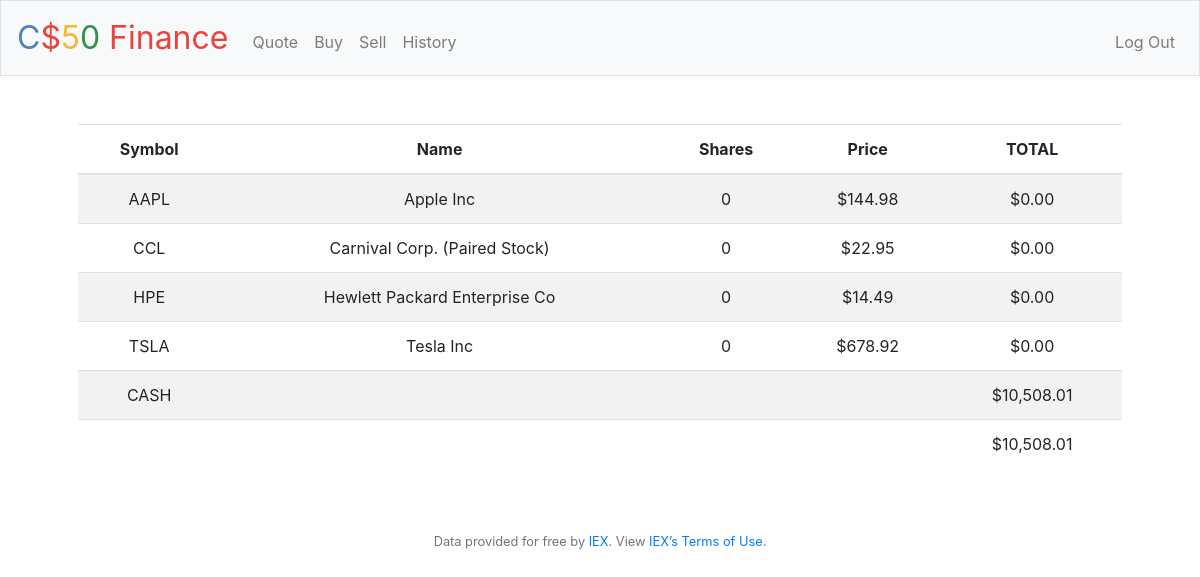
/ (signed in), run on the app's committed database.
### tables this page shows
CREATE TABLE transactions (
id INTEGER PRIMARY KEY AUTOINCREMENT,
user_id INTEGER NOT NULL,
name TEXT NOT NULL,
shares INTEGER NOT NULL,
type TEXT NOT NULL,
symbol TEXT NOT NULL,
time TIMESTAMP DEFAULT CURRENT_TIMESTAMP, price NUMERIC NOT NULL,
FOREIGN KEY(user_id) REFERENCES users(id)
);

CREATE TABLE users (id INTEGER, username TEXT NOT NULL, hash TEXT NOT NULL, cash NUMERIC NOT NULL DEFAULT 10000.00, PRIMARY KEY(id));

### app.py (the view)
@app.route("/")
@login_required
def index():
    user_id = session["user_id"]
    stocks = db.execute(
        "SELECT symbol, name, price, SUM(shares) as totalShares FROM transactions WHERE user_id = ? GROUP BY symbol", user_id)
    cash = db.execute("SELECT cash FROM users WHERE id = ?", user_id)[0]["cash"]
    total = cash
    for stock in stocks:
        total += stock["price"] * stock["totalShares"]
    return render_template("index.html", stocks=stocks, cash=cash, usd=usd, total=total)

### app.py (called while the page is built)
@app.after_request
def after_request(response):
    response.headers["Cache-Control"] = "no-cache, no-store, must-revalidate"
    response.headers["Expires"] = 0
    response.headers["Pragma"] = "no-cache"
    return response

### helpers.py (called while the page is built)
def login_required(f):
    @wraps(f)
    def decorated_function(*args, **kwargs):
        if session.get("user_id") is None:
            return redirect("/login")
        return f(*args, **kwargs)
    return decorated_function

def usd(value):
    return f"${value:,.2f}"

### templates/index.html (shortened to what this page needs)
{% extends "layout.html" %}
{% block main %}
<table class="table table-striped">
    <thead>
        <th>Symbol</th>
        <th>Name</th>
        <th>Shares</th>
        <th>Price</th>
        <th>TOTAL</th>
    </thead>
    <tbody>
        {% for stock in stocks %}
        <tr>
            <td>{{stock["symbol"]}}</td>
            <td>{{stock["name"]}}</td>
            <td>{{stock["totalShares"]}}</td>
            <td>{{usd(stock["price"])}}</td>
            <td>{{usd(stock["totalShares"] * stock["price"])}}</td>
        </tr>
        {% endfor %}
        <tr>
            <td>CASH</td>
            <td colspan='3'></td>
            <td>{{ usd(cash) }}</td>
        </tr>
    </tbody>
    <tfoot>
        <td colspan='4'></td>
        <td> {{ usd(total) }}</td>
    </tfoot>
</table>
{% endblock %}

### templates/layout.html (shortened to what this page needs)
<!DOCTYPE html>
<html lang="en">
    <head>
        <link rel="stylesheet" href="https://cdn.jsdelivr.net/npm/bootstrap@4.5.3/dist/css/bootstrap.min.css">
        <link href="/static/styles.css" rel="stylesheet">
    </head>
    <body>
        <nav class="navbar navbar-expand-md navbar-light bg-light border">
            <a class="navbar-brand" href="/"><span class="blue">C</span><span class="red">$</span><span class="yellow">5</span><span class="green">0</span> <span class="red">Finance</span></a>
            <div class="collapse navbar-collapse" id="navbar">
                {% if session.user_id %}
                    <ul class="navbar-nav mr-auto mt-2">
                        <li class="nav-item"><a class="nav-link" href="/quote">Quote</a></li>
                        <li class="nav-item"><a class="nav-link" href="/buy">Buy</a></li>
                        <li class="nav-item"><a class="nav-link" href="/sell">Sell</a></li>
                        <li class="nav-item"><a class="nav-link" href="/history">History</a></li>
                    </ul>
                    <ul class="navbar-nav ml-auto mt-2">
                        <li class="nav-item"><a class="nav-link" href="/logout">Log Out</a></li>
                    </ul>
                {% else %}
                    <ul class="navbar-nav ml-auto mt-2">
                        <li class="nav-item"><a class="nav-link" href="/register">Register</a></li>
                        <li class="nav-item"><a class="nav-link" href="/login">Log In</a></li>
                    </ul>
                {% endif %}
            </div>
        </nav>
        <main class="container p-5">
            {% block main %}{% endblock %}
        </main>
        <footer class="small text-center text-muted">
            Data provided for free by <a href="https://iextrading.com/developer">IEX</a>. View <a href="https://iextrading.com/api-exhibit-a/">IEX’s Terms of Use</a>.
        </footer>
    </body>
</html>

### static/styles.css (style rules this page uses)
nav .navbar-brand { font-size: xx-large; }
nav .navbar-brand .blue { color: #537fbe; }
nav .navbar-brand .red { color: #ea433b; }
nav .navbar-brand .yellow { color: #f5b82e; }
nav .navbar-brand .green { color: #2e944b; }
main { overflow-x: auto; text-align: center; }

### data on the page
transactions: symbol "AAPL", name "Apple Inc", totalShares "0", price "$144.98", totalShares "$0.00"
transactions: symbol "CCL", name "Carnival Corp. (Paired Stock)", totalShares "0", price "$22.95", totalShares "$0.00"
transactions: symbol "TSLA", name "Tesla Inc", totalShares "0", price "$678.92", totalShares "$0.00"
users: cash "$10,508.01"

### other printed values
{{ stock["symbol"] }} "HPE"
{{ stock["name"] }} "Hewlett Packard Enterprise Co"
{{ stock["totalShares"] }} "0"
{{ usd(stock["price"]) }} "$14.49"
{{ usd(stock["totalShares"] * stock["price"]) }} "$0.00"
{{ usd(total) }} "$10,508.01"
